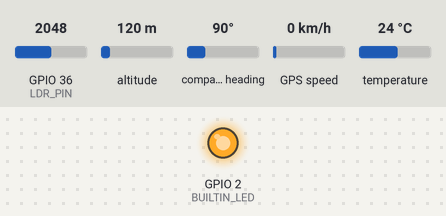
A sketch run on a simulated ESP32. Shown: output pins drawn as LEDs (lit = HIGH). The test bench sets the inputs (shaded band); at power-on: GPIO 36 (LDR_PIN) = 2048, altitude 120 m, compass heading 90°, GPS speed 0 km/h, temperature 24 °C. WiFi joins after 1.5 s; servers stay silent unless stated; the local clock reads 2024-03-15 10:24:30 at power-on unless the sketch sets it; random numbers use the default seed unless the sketch sets one; EEPROM starts erased; the GPS gets a fix after 3 s at 37.7749, -122.4194 with 8 satellites; what the sketch prints to the serial monitor is not drawn.

Above: at 0.1 s.
At 2.6 s:
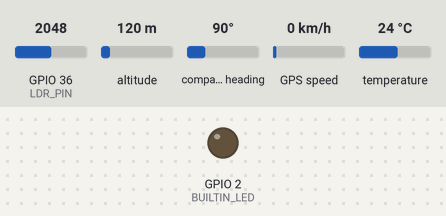
Timing chart, 0 to 4.1 s (numbered marks = the images above):
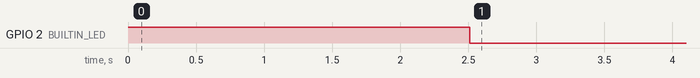

The sketch:

esp_main.ino
```cpp
#include <Adafruit_Sensor.h>
#include <Adafruit_BME280.h>
#include "TinyGPS++.h"
#include <HardwareSerial.h>
#include <ArduinoJson.h>
#include <WiFi.h>
#include "time.h"
#include "EEPROM.h"
#include "secret.h"

// Config
#define LDR_PIN 36
#define LIGHT_DELAY 3000  // ms
#define TEMPERATURE_DELAY 3000  // ms
#define GPS_DELAY 3000  // ms
#define SEND_DELAY 10000  // ms

// Hardcoded values
#define EEPROM_SIZE 20
#define EEPROM_UUID_ADDR 0
#define UUID_SIZE 20
#define ADC_MAX_VALUE 4096
#define LDR_VOLTAGE 3.3  // 3.3V
#define LDR_RESISTANCE 10000  // 10kΩ
#define BUILTIN_LED 2

// Initialize variables
String uuid;
WiFiClient client;
Adafruit_BME280 bme;  // I2C
TinyGPSPlus gps;
HardwareSerial SerialGPS(1);
TaskHandle_t gpsTask;
TaskHandle_t tempTask;
TaskHandle_t lightTask;
TaskHandle_t sendDataTask;
QueueHandle_t gps_queue;
QueueHandle_t sensor_queue;

struct sensor_type {
  char* type;  // ex. "temperature"
  float value;  // ex. 21.53
  int timestamp;  // ex. 1643652932
};
struct gps_type {
  char* type;  // ex. "gps"
  float lat;  // ex. -34.928
  float lng;  // ex. 138.599
  int timestamp;  // ex. 1643652932
};

String generateUUID(int length) {
  // Returns String of `length` random hex characters (Example: 53d6d921e7c962236292435e7b905561)
  String hex[16] = {"0", "1", "2", "3", "4", "5", "6", "7", "8", "9", "a", "b", "c", "d", "e", "f"};

  String uuid = "";
  for (int i = 0; i < length; i++) {
    uuid += hex[random(0, 16)];
  }
  return uuid;
}

float rawToLux(int raw) {
  // Converts raw ADC value to lux
  // Source: https://arduinodiy.wordpress.com/2013/11/03/measuring-light-with-an-arduino/
  double voltage=raw*(LDR_VOLTAGE/ADC_MAX_VALUE);
  int lux=(LDR_RESISTANCE/2)/(2*LDR_VOLTAGE*((LDR_VOLTAGE-voltage)/voltage));
  return lux;
}

unsigned long getTime() {
  // Returns current time in seconds (unix timestamp)
  time_t now;
  struct tm timeinfo;

  getLocalTime(&timeinfo);
  time(&now);
  return now;
}

void wifi_connect() {
  // Connect to WiFi
  WiFi.begin(WIFI_SSID, WIFI_PASSWORD);
  while (WiFi.status() != WL_CONNECTED) {  // Wait for connection
    delay(500);
  }
  printf("[+] CONNECTED (%s)\n", WiFi.localIP().toString().c_str());
  delay(1000);
}

static void readGPSLoop(void *arg) {  // Task for reading GPS and sending to queue
  for (;;) {
    int time = getTime();

    // Read GPS data
    while (SerialGPS.available() > 0) {
        char c = SerialGPS.read();
        gps.encode(c);
    }

    // Create struct
    gps_type gps_data;  // Uses different type for lat and lng
    gps_data.type = "gps";
    gps_data.lat = gps.location.lat();
    gps_data.lng = gps.location.lng();
    gps_data.timestamp = time;
    xQueueSendToBack(gps_queue, &gps_data, 0);  // Send to queue

    printf("[ ] GPS = (%f, %f)\n", gps_data.lat, gps_data.lng);
    delay(GPS_DELAY);  // Interval
  }
}

static void readTempLoop(void *arg) {  // Task for reading temperature and sending to queue
  for (;;) {
    int time = getTime();

    sensor_type temp_data;
    temp_data.type = "temperature";
    temp_data.value = bme.readTemperature();
    temp_data.timestamp = time;
    xQueueSendToBack(sensor_queue, &temp_data, 0);

    printf("[ ] Temperature = %f °C\n", temp_data.value);
    delay(TEMPERATURE_DELAY);
  }
}

static void readLightLoop(void *arg) {  // Task for reading light intensity and sending to queue
  for (;;) {
    int time = getTime();

    sensor_type light_data;
    light_data.type = "light";
    light_data.value = rawToLux(analogRead(LDR_PIN));
    light_data.timestamp = time;
    xQueueSendToBack(sensor_queue, &light_data, 0);

    printf("[ ] Light = %d lux\n", int(light_data.value));
    delay(LIGHT_DELAY);
  }
}

void errorBlink() {  // Blink twice quickly
  digitalWrite(BUILTIN_LED, HIGH);
  delay(200);
  digitalWrite(BUILTIN_LED, LOW);
  delay(200);
  digitalWrite(BUILTIN_LED, HIGH);
  delay(200);
  digitalWrite(BUILTIN_LED, LOW);
  delay(200);
}

static void sendData(void *arg) {
  for (;;) {
    // Connect to socket
    printf("[~] Connecting socket %s:%d...\n", SERVER_HOST, SERVER_PORT);
    while (!client.connect(SERVER_HOST, SERVER_PORT)){  // Wait for connection, try again if failed
      printf("[-] SOCKET CONNECTION FAILED\n");
      errorBlink();
      delay(1000);
    }
    printf("[+] Connected to socket!\n");

    // Create json
    DynamicJsonDocument doc(2048);
    doc["uuid"] = uuid;
    JsonArray data = doc.createNestedArray("data");
    JsonObject json_data;

    // Get data from queue
    sensor_type sensor_data;  // Generic sensors
    while (xQueueReceive(sensor_queue, &sensor_data, 0) == pdTRUE) {
      json_data = data.createNestedObject();
      json_data["type"] = sensor_data.type;
      json_data["value"] = sensor_data.value;
      json_data["timestamp"] = sensor_data.timestamp;
    }
    gps_type gps_data;  // GPS
    while (xQueueReceive(gps_queue, &gps_data, 0) == pdTRUE) {
      json_data = data.createNestedObject();
      json_data["type"] = gps_data.type;
      json_data["lat"] = gps_data.lat;
      json_data["lng"] = gps_data.lng;
      json_data["timestamp"] = gps_data.timestamp;
    }

    // Send data
    String json;
    serializeJson(doc, json);
    client.print(json);
    client.stop();
    delay(SEND_DELAY);  // Interval
  }
}

void restart() {  // Restart like pressing EN button
  printf("Restarting...\n");
  delay(5000);
  ESP.restart();
}

void setup() {
  pinMode(BUILTIN_LED, OUTPUT);  // Status LED
  digitalWrite(BUILTIN_LED, HIGH);  // LED on

  Serial.begin(115200);
  EEPROM.begin(EEPROM_SIZE);
  SerialGPS.begin(9600, SERIAL_8N1, 16, 17);

  // Get CPU number
  int app_cpu = 0;
  app_cpu = xPortGetCoreID();
  printf("[+] app_cpu is %d (%s core)\n",
         app_cpu,
         app_cpu > 0 ? "Dual" : "Single");

  // Get UUID from EEPROM
  for (int i = 0; i < UUID_SIZE; i++) {
    byte letter = EEPROM.read(EEPROM_UUID_ADDR+i);

    if (letter == 0) break;  // If end of string

    uuid += char(letter);
  }
  // If not found, create new UUID
  if (uuid.length() < UUID_SIZE) {
    uuid = generateUUID(UUID_SIZE);  // Generate new one
    // Save to EEPROM
    for (int i = 0; i < UUID_SIZE; i++) {
      EEPROM.write(EEPROM_UUID_ADDR+i, uuid[i]);
    }
    EEPROM.commit();
  }
  printf("[+] UUID: %s\n", uuid.c_str());

  // Test BME280
  bool status = bme.begin(0x76);
  if (!status)   {
    printf("[-] Could not find a valid BME280 sensor, check wiring!\n");
    restart();
  }

  // Connect to WiFi and socket
  printf("[~] Connecting to %s...\n", WIFI_SSID);
  wifi_connect();

  // Create queue (2048 items)
  sensor_queue = xQueueCreate(2048, sizeof(struct sensor_type));
  gps_queue = xQueueCreate(2048, sizeof(struct gps_type));

  // Synchronize time with NTP server
  configTime(3600, 3600, "0.europe.pool.ntp.org", "1.europe.pool.ntp.org", "2.europe.pool.ntp.org");

  struct tm timeinfo;
  if(!getLocalTime(&timeinfo)){
    printf("[-] Failed to obtain time\n");
    restart();
  }

  // Create tasks
  xTaskCreatePinnedToCore(
      readGPSLoop,     // pvTaskCode
      "read_gps_task", // pcName
      2048, NULL, 1, &gpsTask, app_cpu);
  printf("[+] Created readGPSLoop() task\n");
  xTaskCreatePinnedToCore(
      readTempLoop,      // pvTaskCode
      "read_temp_task",  // pcName
      2048, NULL, 1, &tempTask, app_cpu);
  printf("[+] Created readTempLoop() task\n");
  xTaskCreatePinnedToCore(
      readLightLoop,     // pvTaskCode
      "read_light_task", // pcName
      2048, NULL, 1, &lightTask, app_cpu);
  printf("[+] Created readLightLoop() task\n");
  xTaskCreatePinnedToCore(
      sendData,          // pvTaskCode
      "send_data_task",  // pcName
      4096, NULL, 1, &sendDataTask, app_cpu);
  printf("[+] Created sendData() task\n");

  digitalWrite(BUILTIN_LED, LOW);  // LED off
}

void loop() {  // Do nothing, tasks will run
  delay(1000);
}
```

secret.h
```cpp
char* WIFI_SSID="your_wifi_name";
char* WIFI_PASSWORD="your_wifi_password";
char* SERVER_HOST="192.168.1.1";
int SERVER_PORT=17021;
```
